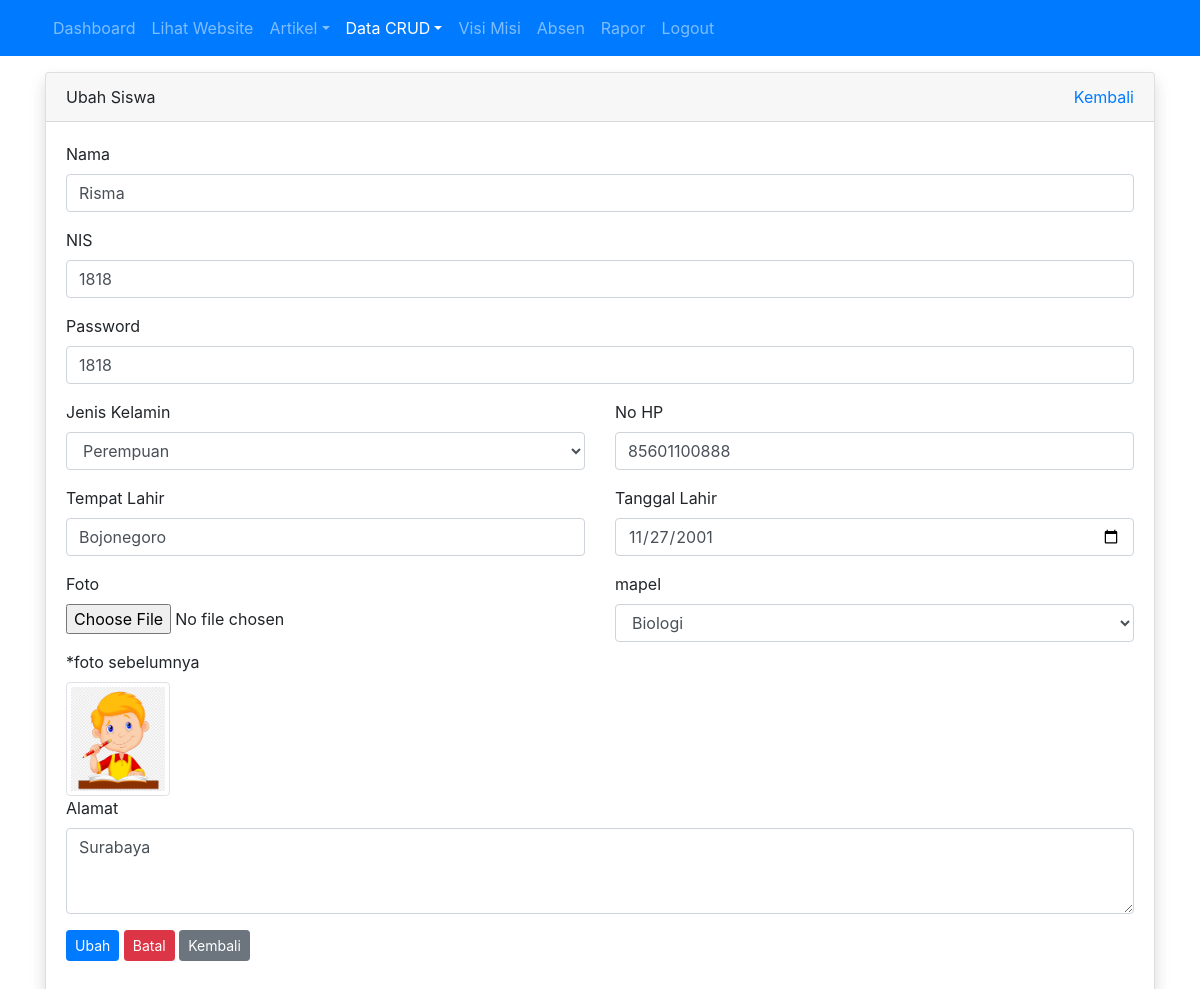
Screenshot of /admin/siswa/ubah.php?id=1 (signed in) with the database file from the repository.
### tables this page shows
CREATE TABLE `tbl_siswa` (
  `id` int(11) NOT NULL,
  `nama` varchar(100) DEFAULT NULL,
  `nis` int(4) DEFAULT NULL,
  `password` varchar(255) NOT NULL,
  `jenis_kelamin` enum('L','P') DEFAULT NULL,
  `tempat_lahir` varchar(80) DEFAULT NULL,
  `tanggal_lahir` date DEFAULT NULL,
  `alamat` varchar(100) DEFAULT NULL,
  `no_hp` varchar(12) DEFAULT NULL,
  `foto` varchar(120) DEFAULT NULL,
  `mapel` int(11) DEFAULT NULL
);

### admin/siswa/ubah.php (the view, shortened to what this page needs)
<?php
require_once '../../koneksi.php';
$id = $_GET['id'];
$query = mysqli_query($koneksi, "SELECT * FROM tbl_siswa WHERE id = $id");
$query_jurusan = mysqli_query($koneksi, "SELECT * FROM tbl_jurusan");
$siswa = mysqli_fetch_assoc($query);
?>
<!DOCTYPE html>
<html>
<head>
	<link rel="stylesheet" href="../../resources/css/bootstrap.min.css">
</head>
<body>
	<?php require_once '../navbar.php'; ?>
	<div class="container mt-3">
		<div class="row">
			<div class="col">
				<div class="card shadow">
					<div class="card-header">
						<div class="clearfix">
							<div class="float-left">
								Ubah Siswa
							</div>
							<div class="float-right">
								<a href="index.php">Kembali</a>
							</div>
						</div>
					</div>
					<div class="card-body">
						<form method="POST" action="proses_ubah.php?id=<?= $siswa['id'] ?>" enctype="multipart/form-data">
							<div class="form-group">
								<label for="nama">Nama</label>
								<input type="text" value="<?= $siswa['nama'] ?>" class="form-control" id="nama" placeholder="nama" autocomplete="off" required="required" name="nama">
							</div>
							<div class="form-group">
								<label for="nis">NIS</label>
								<input type="number" value="<?= $siswa['nis'] ?>" class="form-control" id="nis" placeholder="nis" autocomplete="off" required="required" name="nis">
							</div>
							<div class="form-group">
								<label for="password">Password</label>
								<input type="text" value="<?= $siswa['password'] ?>" class="form-control" id="password" placeholder="password" autocomplete="off" required="required" name="password">
							</div>
							<div class="row">
								<div class="col">
									<div class="form-group">
										<label for="jenis_kelamin">Jenis Kelamin</label>
										<select name="jenis_kelamin" id="jenis_kelamin" class="form-control">
											<option value="P" <?= $siswa['jenis_kelamin'] == 'P' ? 'selected' : '' ?>>Perempuan</option>
										</select>
									</div>
								</div>
								<div class="col">
									<div class="form-group">
										<label for="no_hp">No HP</label>
										<input type="text" value="<?= $siswa['no_hp'] ?>" class="form-control" id="no_hp" placeholder="no hp" autocomplete="off" required="required" name="no_hp">
									</div>
								</div>
							</div>
							<div class="row">
								<div class="col">
									<div class="form-group">
										<label for="tempat_lahir">Tempat Lahir</label>
										<input type="text" value="<?= $siswa['tempat_lahir'] ?>" class="form-control" id="tempat_lahir" placeholder="tempat lahir" autocomplete="off" required="required" name="tempat_lahir">
									</div>
								</div>
								<div class="col">
									<div class="form-group">
										<label for="tanggal_lahir">Tanggal Lahir</label>
										<input type="date" value="<?= $siswa['tanggal_lahir'] ?>" class="form-control" id="tanggal_lahir" placeholder="tanggal_lahir" autocomplete="off" required="required" name="tanggal_lahir">
									</div>
								</div>
							</div>
							<div class="row">
								<div class="col">
									<div class="form-group">
										<label for="foto">Foto</label>
										<input type="file" class="form-control-file mb-2" id="foto" autocomplete="off" name="foto">
									</div>
									*foto sebelumnya <br>
									<img src="../../images/siswa/<?= $siswa['foto'] ?>" alt="" width="20%" class="img-thumbnail mt-2">
								</div>
								<div class="col">
									<div class="form-group">
										<label for="mapel">mapel</label>
										<select name="id_mapel" id="mapel" class="form-control">
											<?php while($row = mysqli_fetch_assoc($query_jurusan)) : ?>
												<option value="<?= $row['id_mapel'] ?>"><?= $row['mapel'] ?></option>
											<?php endwhile; ?>
										</select>
									</div>
								</div>
							</div>
							<div class="form-group">
								<label for="alamat">Alamat</label>
								<textarea name="alamat" id="alamat" cols="30" rows="3" class="form-control"><?= $siswa['alamat'] ?></textarea>
							</div>
							<div class="form-group">
								<button type="submit" class="btn btn-sm btn-primary" name="ubah">Ubah</button>
								<button type="reset" class="btn btn-sm btn-danger" onclick="return confirm('apakah anda yakin?')">Batal</button>
								<a href="index.php" class="btn btn-sm btn-secondary">Kembali</a>
							</div>
						</form>
					</div>
				</div>
			</div>
		</div>
	</div>
</body>
</html>

### rows the page displays
tbl_siswa: nama "Risma", nis "1818", password "1818", jenis_kelamin "Perempuan", no_hp "85601100888", tempat_lahir "Bojonegoro", tanggal_lahir "11/27/2001", foto (picture), alamat "Surabaya"

### other values shown
form field id_mapel "Biologi"
